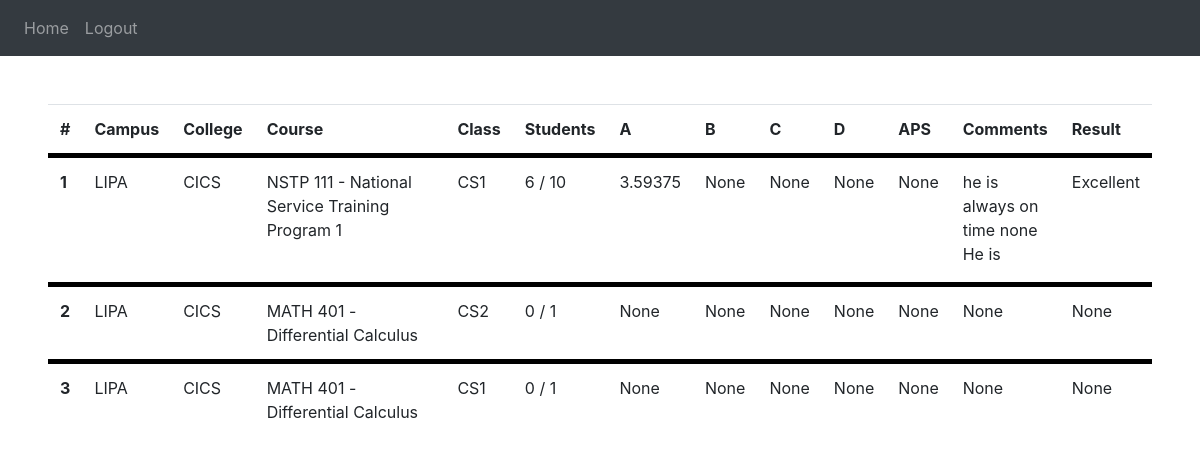
The page /showRec on the database as committed earlier.
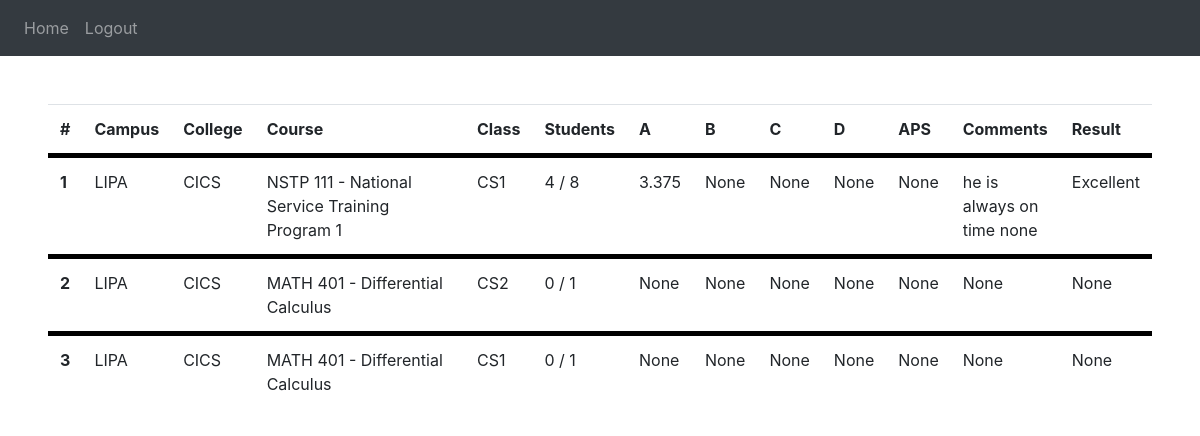
The same page on the database as committed later.
### website/models.py (models this page shows)
class Result(db.Model):
  id = db.Column(db.Integer, primary_key=True)
  facultyName = db.Column(db.String(255))
  campus = db.Column(db.String(255))
  college = db.Column(db.String(255))
  course = db.Column(db.String(255))
  facultyClass = db.Column(db.String(255))
  studentsAnswered = db.Column(db.String(255))
  catA = db.Column(db.Float)
  catB = db.Column(db.Float)
  catC = db.Column(db.Float)
  catD = db.Column(db.Float)
  APS = db.Column(db.Float)
  senAnalysis = db.Column(db.Integer)
  comments = db.Column(db.String(255))
  result = db.Column(db.String(255))

### website/views.py (the view)
@views.route('/showRec')
def showRec():
    records = Result.query.all()
    return render_template("showRec.html",records=records)

### website/templates/showRec.html
{% extends "base.html" %} {% block title %}Result{% endblock %}
{% block content%}
  <table class="table">
    <thead>
      <tr>
        <th>#</th>
        <th style="width: 1%;">Campus</th>
        <th style="width: 1%;">College</th>
        <th style="width: 100%;">Course</th>
        <th style="width: 1%;">Class</th>
        <th style="width: 100%;">Students</th>
        <th style="width: 1%;">A</th>
        <th style="width: 1%;">B</th>
        <th style="width: 1%;">C</th>
        <th style="width: 1%;">D</th>
        <th style="width: 1%;">APS</th>
        <th style="width: 100%;">Comments</th>
        <th>Result</th>
      </tr>
    </thead>
    <tbody>
      {% for rec in records %}
      <tr style="border-top: solid black 5px ;">
        <th scope="row">
          {{ rec.id }}
        </th>
        <td>
          {{ rec.campus }}
        </td>
        <td>
          {{ rec.college }}
        </td>
        <td>
          {{ rec.course }}
        </td>
        <td>
          {{ rec.facultyClass }}
        </td>
        <td>
          {{ rec.studentsAnswered }}
        </td>
        <td>
          {{ rec.catA }}
        </td>
        <td>
          {{ rec.catB }}
        </td>
        <td>
          {{ rec.catC }}
        </td>
        <td>
          {{ rec.catD }}
        </td>
        <td>
          {{ rec.APS }}
        </td>
        <td>
          <div style="max-height: 100px; overflow-x: hidden; overflow-y: auto;">
            {{ rec.comments }}
          </div>
        </td>
        <td>
          {{ rec.result }}
        </td>
      </tr>
    {% endfor %}
    </tbody>
  </table>
{% endblock %}

### website/templates/base.html (shortened to what this page needs)
<!DOCTYPE html>
<html>
  <head>
    <link
      rel="stylesheet"
      href="https://stackpath.bootstrapcdn.com/bootstrap/4.4.1/css/bootstrap.min.css"
    />
    <link
      rel="stylesheet"
      href="https://stackpath.bootstrapcdn.com/font-awesome/4.7.0/css/font-awesome.min.css"
    />
  </head>
  <body>
    <nav class="navbar navbar-expand-lg navbar-dark bg-dark">
      <div class="collapse navbar-collapse" id="navbar">
        <div class="navbar-nav">
          {% if session['status'] == 'out' %}
          <a class="nav-item nav-link" id="home" href="/">Home</a>
          {% elif session['status'] == 'addSubs' %}
            <a class="nav-item nav-link" id="addSubs" href="/addSubs">Home</a>
          {% else %}
            {% if session['position'] == 'student' %}
            <a class="nav-item nav-link" id="chooseProf" href="/chooseProf">Home</a>
            {% else %}
            <a class="nav-item nav-link" id="showRec" href="/showRec">Home</a>
            {% endif %}
            <a class="nav-item nav-link" id="logout" href="/logout">Logout</a>
          {% endif %}
        </div>
      </div>
    </nav>
    <div class="m-5">{% block content %} {% endblock %}</div>
  </body>
</html>

Rows that differ between the two databases and show on the page:
changed Result "NSTP 111 - National Service Training Program 1": studentsAnswered "6 / 10" → "4 / 8"; catA "3.59375" → "3.375"; comments "he is always on time none He is…" → "he is always on time none"
